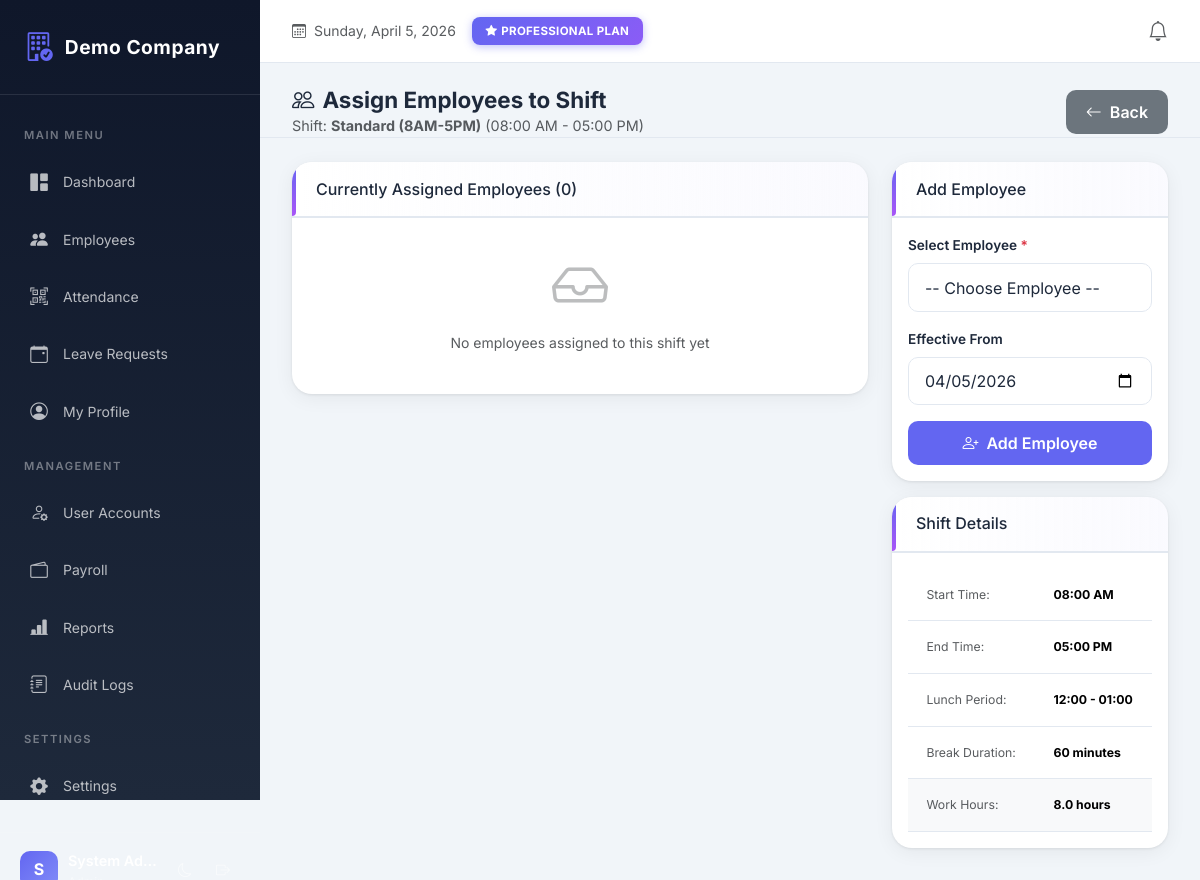
/modules/attendance/shifts/assign.php?shift_id=1 (signed in), run on the app's committed database.
### tables this page shows
CREATE TABLE IF NOT EXISTS shifts (
    id INT AUTO_INCREMENT PRIMARY KEY,
    company_id INT NOT NULL,
    name VARCHAR(100) NOT NULL,
    start_time TIME NOT NULL,
    end_time TIME NOT NULL,
    lunch_start TIME NULL,
    lunch_end TIME NULL,
    total_break_minutes INT DEFAULT 60,
    is_active TINYINT(1) DEFAULT 1,
    created_at DATETIME DEFAULT CURRENT_TIMESTAMP,
    UNIQUE KEY uniq_shift(company_id, name),
    INDEX idx_company(company_id)
);

### includes/functions.php (called while the page is built, shortened)
<?php
function e($s) {
    return htmlspecialchars($s ?? "", ENT_QUOTES, "UTF-8");
}

### modules/attendance/shifts/assign.php (the view, shortened to what this page needs)
<?php
require_once __DIR__.'/../../config/db.php';
require_once __DIR__.'/../../includes/header.php';
require_once __DIR__.'/../../includes/nav.php';
$cid = company_id() ?? 1;
$shiftId = (int)($_GET['shift_id'] ?? 0);
$shift = $pdo->prepare("SELECT * FROM shifts WHERE id = ? AND company_id = ?");
$shift->execute([$shiftId, $cid]);
$shiftInfo = $shift->fetch();
$assignments = $pdo->prepare("
    SELECT sa.*, e.first_name, e.last_name, e.employee_code
    FROM shift_assignments sa
    JOIN employees e ON e.id = sa.employee_id
    WHERE sa.shift_id = ? AND sa.company_id = ?
    ORDER BY sa.effective_from DESC
");
$assignments->execute([$shiftId, $cid]);
$currentAssignments = $assignments->fetchAll();
$today = date('Y-m-d');
$available = $pdo->prepare("
    SELECT e.id, e.first_name, e.last_name, e.employee_code, d.name as dept_name
    FROM employees e
    LEFT JOIN departments d ON d.id = e.department_id
    WHERE e.company_id = ? AND e.status = 'active'
    AND e.id NOT IN (
        SELECT DISTINCT employee_id FROM shift_assignments
        WHERE shift_id = ? AND effective_from <= ? AND (effective_to IS NULL OR effective_to >= ?)
    )
    ORDER BY e.last_name, e.first_name
");
$available->execute([$cid, $shiftId, $today, $today]);
$availableEmployees = $available->fetchAll();
?>
<div class="page-header d-flex justify-content-between align-items-center">
    <div>
        <h4><i class="bi bi-people me-2"></i>Assign Employees to Shift</h4>
        <p class="text-muted mb-0" style="font-size:0.9rem">
            Shift: <strong><?= e($shiftInfo['name']) ?></strong>
            (<?= date('h:i A', strtotime($shiftInfo['start_time'])) ?> - <?= date('h:i A', strtotime($shiftInfo['end_time'])) ?>)
        </p>
    </div>
    <a href="/modules/attendance/shifts/index.php" class="btn btn-secondary">
        <i class="bi bi-arrow-left me-2"></i>Back
    </a>
</div>
<div class="row">
    <div class="col-lg-8">
        <div class="card">
            <div class="card-header">
                <h6 class="mb-0">Currently Assigned Employees (<?= count($currentAssignments) ?>)</h6>
            </div>
            <div class="card-body p-0">
                <?php if (empty($currentAssignments)): ?>
                <div class="empty-state p-4 text-center text-muted">
                    <i class="bi bi-inbox"></i>
                    <p>No employees assigned to this shift yet</p>
                </div>
                <?php endif; ?>
            </div>
        </div>
    </div>
    <div class="col-lg-4">
        <?php if (!empty($availableEmployees)): ?>
        <div class="card">
            <div class="card-header">
                <h6 class="mb-0">Add Employee</h6>
            </div>
            <div class="card-body">
                <form method="POST">
                    <div class="mb-3">
                        <label class="form-label">Select Employee <span class="text-danger">*</span></label>
                        <select class="form-select" name="employee_id" required>
                            <option value="">-- Choose Employee --</option>
                        </select>
                    </div>
                    <div class="mb-3">
                        <label class="form-label">Effective From</label>
                        <input type="date" class="form-control" name="effective_from" value="<?= date('Y-m-d') ?>">
                    </div>
                    <button type="submit" class="btn btn-primary w-100">
                        <i class="bi bi-person-plus me-2"></i>Add Employee
                    </button>
                </form>
            </div>
        </div>
        <?php endif; ?>
        <div class="card mt-3">
            <div class="card-header">
                <h6 class="mb-0">Shift Details</h6>
            </div>
            <div class="card-body small">
                <table class="table table-sm mb-0">
                    <tr>
                        <td class="text-muted">Start Time:</td>
                        <td class="fw-bold"><?= date('h:i A', strtotime($shiftInfo['start_time'])) ?></td>
                    </tr>
                    <tr>
                        <td class="text-muted">End Time:</td>
                        <td class="fw-bold"><?= date('h:i A', strtotime($shiftInfo['end_time'])) ?></td>
                    </tr>
                    <?php if ($shiftInfo['lunch_start']): ?>
                    <tr>
                        <td class="text-muted">Lunch Period:</td>
                        <td class="fw-bold"><?= date('h:i', strtotime($shiftInfo['lunch_start'])) ?> - <?= date('h:i', strtotime($shiftInfo['lunch_end'])) ?></td>
                    </tr>
                    <?php endif; ?>
                    <tr>
                        <td class="text-muted">Break Duration:</td>
                        <td class="fw-bold"><?= $shiftInfo['total_break_minutes'] ?> minutes</td>
                    </tr>
                    <tr class="table-light">
                        <td class="text-muted">Work Hours:</td>
                        <td class="fw-bold">
                            <?php
                            $start = strtotime($shiftInfo['start_time']);
                            $end = strtotime($shiftInfo['end_time']);
                            $hours = ($end - $start) / 3600 - ($shiftInfo['total_break_minutes'] / 60);
                            ?>
                            <?= number_format($hours, 1) ?> hours
                        </td>
                    </tr>
                </table>
            </div>
        </div>
    </div>
</div>
<?php require_once __DIR__.'/../../includes/footer.php'; ?>

### public/assets/css/style.css (style rules this page uses)
* { margin: 0; padding: 0; box-sizing: border-box; }
body { font-family: 'Inter', -apple-system, BlinkMacSystemFont, 'Segoe UI', Roboto, sans-serif; font-size: 14px; line-height: 1.6; font-weight: 400; background: var(--bg-body); color: var(--text-primary); min-height: 100vh; transition: background 0.3s ease, color 0.3s ease; -webkit-font-smoothing: antialiased; -moz-osx-font-smoothing: grayscale; }
.card, .modal-content, .dropdown-menu, .table, .btn, .form-control, .form-select { transition: background 0.3s ease, border-color 0.3s ease, color 0.3s ease; }
.main-content > *:not(.top-bar) { padding: 0 2rem; }
.main-content > .page-header { padding-top: 1.5rem; }
.main-content > *:last-child { padding-bottom: 2rem; }
.card { border: none; border-radius: 20px; box-shadow: 0 4px 20px rgba(0,0,0,0.06), 0 1px 3px rgba(0,0,0,0.08); background: var(--bg-card); overflow: hidden; transition: transform 0.2s ease, box-shadow 0.2s ease; }
.card-header { background: linear-gradient(90deg, var(--bg-card), rgba(99, 102, 241, 0.03)); border-bottom: 2px solid var(--border-color); font-weight: 700; padding: 1.1rem 1.5rem; color: var(--text-primary); position: relative; }
.card-header::before { content: ''; position: absolute; left: 0; top: 0; bottom: 0; width: 4px; background: linear-gradient(180deg, #6366f1, #a855f7); border-radius: 0 4px 4px 0; }
.table { margin-bottom: 0; color: var(--text-primary); }
.table tbody tr { transition: all 0.25s cubic-bezier(0.4, 0, 0.2, 1); border-bottom: 1px solid var(--border-color); position: relative; }
.table tbody tr::before { content: ''; position: absolute; left: 0; top: 0; bottom: 0; width: 4px; background: linear-gradient(180deg, #6366f1, #a855f7); opacity: 0; transition: opacity 0.25s ease; border-radius: 0 4px 4px 0; }
.table tbody tr:nth-child(odd) { background: linear-gradient(90deg, rgba(99, 102, 241, 0.02) 0%, rgba(168, 85, 247, 0.02) 100%); }
.table tbody tr:nth-child(even) { background: linear-gradient(90deg, rgba(99, 102, 241, 0.05) 0%, rgba(168, 85, 247, 0.05) 100%); }
.table td { padding: 1rem 1.15rem; vertical-align: middle; border-color: var(--border-color); }
.btn { border-radius: 10px; font-weight: 600; padding: 0.6rem 1.25rem; transition: all 0.2s ease; border: none; }
.btn-primary { background: var(--primary); }
.form-control, .form-select { border-radius: 10px; border: 1px solid var(--border-color); padding: 0.7rem 1rem; transition: all 0.2s ease; background: var(--bg-card); color: var(--text-primary); }
.form-label { font-weight: 600; color: var(--text-primary); margin-bottom: 0.4rem; font-size: 0.85rem; }
.page-header { margin-bottom: 1.5rem; padding-bottom: 1rem; border-bottom: 1px solid var(--border-color); }
.page-header h4 { font-weight: 700; color: var(--text-primary); margin: 0; font-size: 1.4rem; }
.empty-state { text-align: center; padding: 3rem; color: var(--text-secondary); }
.empty-state i { font-size: 3.5rem; margin-bottom: 1rem; opacity: 0.4; }
.card, .stat-card { animation: fadeIn 0.3s ease-out; }

### data on the page
shifts: name "Standard (8AM-5PM)", start_time "08:00 AM", end_time "05:00 PM", lunch_start "12:00", lunch_end "01:00", total_break_minutes "60", hours "8.0"

### other printed values
$company['name'] "Demo Company"
substr($u['name'] ?: $u['email'], 0, 1) "S"
$company['plan'] "PROFESSIONAL"
count($currentAssignments) "0"
